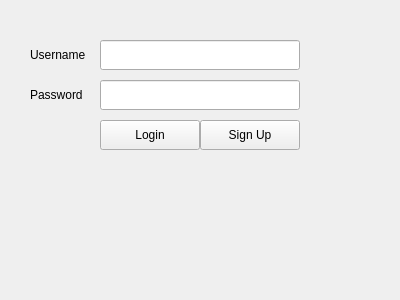
<?xml version="1.0" encoding="UTF-8"?>
<ui version="4.0">
 <class>LoginWindow</class>
 <widget class="QWidget" name="LoginWindow">
  <property name="geometry">
   <rect>
    <x>0</x>
    <y>0</y>
    <width>400</width>
    <height>300</height>
   </rect>
  </property>
  <property name="windowTitle">
   <string>Login</string>
  </property>
  <widget class="QLabel" name="labelUsername">
   <property name="geometry">
    <rect>
     <x>30</x>
     <y>40</y>
     <width>60</width>
     <height>30</height>
    </rect>
   </property>
   <property name="text">
    <string>Username</string>
   </property>
  </widget>
  <widget class="QLabel" name="labelPassword">
   <property name="geometry">
    <rect>
     <x>30</x>
     <y>80</y>
     <width>60</width>
     <height>30</height>
    </rect>
   </property>
   <property name="text">
    <string>Password</string>
   </property>
  </widget>
  <widget class="QLineEdit" name="lineEditUsername">
   <property name="geometry">
    <rect>
     <x>100</x>
     <y>40</y>
     <width>200</width>
     <height>30</height>
    </rect>
   </property>
  </widget>
  <widget class="QLineEdit" name="lineEditPassword">
   <property name="geometry">
    <rect>
     <x>100</x>
     <y>80</y>
     <width>200</width>
     <height>30</height>
    </rect>
   </property>
   <property name="echoMode">
    <enum>QLineEdit::Password</enum>
   </property>
  </widget>
  <widget class="QPushButton" name="loginButton">
   <property name="geometry">
    <rect>
     <x>100</x>
     <y>120</y>
     <width>100</width>
     <height>30</height>
    </rect>
   </property>
   <property name="text">
    <string>Login</string>
   </property>
  </widget>
  <widget class="QPushButton" name="signUpButton">
   <property name="geometry">
    <rect>
     <x>200</x>
     <y>120</y>
     <width>100</width>
     <height>30</height>
    </rect>
   </property>
   <property name="text">
    <string>Sign Up</string>
   </property>
  </widget>
 </widget>
 <resources/>
 <connections/>
</ui>
